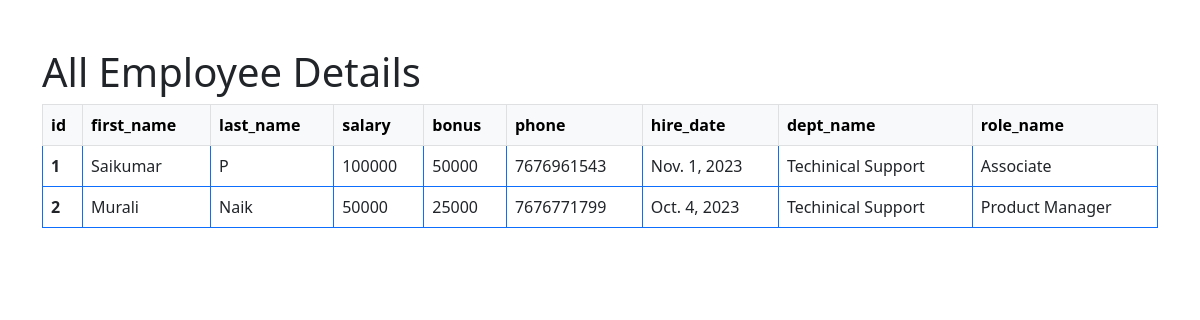
Screenshot of /All_Emp with the database file from the repository.
### Emp_App/models.py (models this page shows, shortened)
class Employee(models.Model):
    first_name = models.CharField(max_length=100, null= False)
    last_name = models.CharField(max_length=100, null= False)
    dept = models.ForeignKey(Department, on_delete=models.CASCADE)
    salary = models.IntegerField(default = 0)
    bonus = models.IntegerField(default = 0)
    role = models.ForeignKey(Role,on_delete=models.CASCADE)
    phone = models.IntegerField(default = 0)
    hire_date = models.DateField()

class Department(models.Model):
    name = models.CharField(max_length=100, null= False)
    location = models.CharField(max_length= 100)

class Role(models.Model):
    name = models.CharField(max_length=100, null= False)

### Emp_App/views.py (the view)
# urls.py: path('All_Emp' , views.all_emp, name = "All_Emp"),
def all_emp(request):
    emps = Employee.objects.all
    context = {
        'emps' : emps
        }
    print(context)
    return render(request, "All_Emp.html", context)

### templates/All_Emp.html (shortened to what this page needs)
<!DOCTYPE html>
<html lang="en">
<head>
    <link href="https://cdn.jsdelivr.net/npm/bootstrap@5.3.0/dist/css/bootstrap.min.css" rel="stylesheet">
</head>
<body>
<div class="container">
    <h1 class="mt-5">All Employee Details</h1>
    <table class="table table-bordered border-primary">
        <thead class = "table-light">
            <tr>
                <th scope = "row">id</th>
                <th scope="col">first_name</th>
                <th scope="col">last_name</th>
                <th scope="col">salary</th>
                <th scope="col">bonus</th>
                <th scope="col">phone</th>
                <th scope="col">hire_date</th>
                <th scope="col">dept_name</th>
                <th scope="col">role_name</th>
            </tr>
        </thead>
        <tbody>
            {% for emp in emps %}
            <tr>
                <th> {{emp.id}}</td>
                <td>{{ emp.first_name }}</td>
                <td>{{ emp.last_name }}</td>
                <td>{{ emp.salary }}</td>
                <td>{{ emp.bonus }}</td>
                <td>{{ emp.phone }}</td>
                <td>{{ emp.hire_date }}</td>
                <td>{{ emp.dept.name }}</td>
                <td>{{ emp.role.name }}</td>
            </tr>
            {% endfor %}
        </tbody>
      </table>
</div>
</body>
</html>

### rows the page displays
Employee: id "1", first_name "Saikumar", last_name "P", salary "100000", bonus "50000", phone "7676961543", hire_date "Nov. 1, 2023", dept.name "Techinical Support", role.name "Associate"
Employee: id "2", first_name "Murali", last_name "Naik", salary "50000", bonus "25000", phone "7676771799", hire_date "Oct. 4, 2023", dept.name "Techinical Support", role.name "Product Manager"
